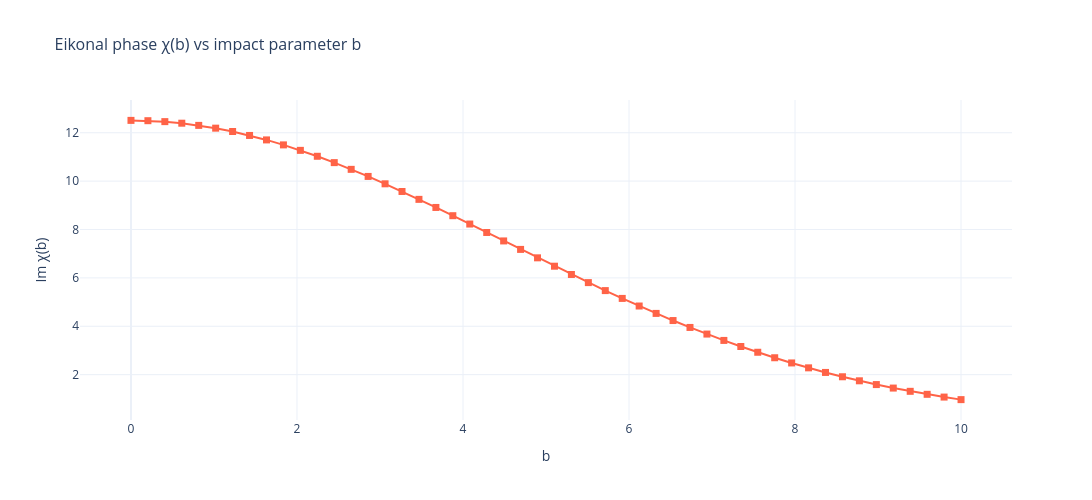

The cell this chart's notebook holds for it:
### Code cell
from tkinter import Grid
import plotly.graph_objects as go

chi_imag = np.imag(lst_chi)

fig = go.Figure()

fig.add_trace(
    go.Scatter(
        x=lst_b_integration, y=chi_imag,
        mode='lines+markers',
        name='Im χ(b)',
        marker=dict(symbol='square', size=7, color='tomato'),
        line=dict(color='tomato', width=2)
    )
)

fig.update_layout(
    title=dict(text="Eikonal phase χ(b) vs impact parameter b", font=dict(size=16)),
    xaxis_title="b",
    yaxis_title="Im χ(b)",
    template="plotly_white",
    height=500,
    width=1200
)

fig.show()

### Figure 1 — Plotly figure (JSON) as saved in the notebook; plotly's stock layout.template omitted (floating-point values rounded to 4 significant figures)
{"data": [{"line": {"color": "tomato", "width": 2}, "marker": {"color": "tomato", "size": 7, "symbol": "square"}, "mode": "lines+markers", "name": "Im χ(b)", "type": "scatter", "x": [0.0, 0.2041, 0.4082, 0.6122, 0.8163, 1.02, 1.224, 1.429, 1.633, 1.837, 2.041, 2.245, 2.449, 2.653, 2.857, 3.061, 3.265, 3.469, 3.673, 3.878, 4.082, 4.286, 4.49, 4.694, 4.898, 5.102, 5.306, 5.51, 5.714, 5.918, 6.122, 6.327, 6.531, 6.735, 6.939, 7.143, 7.347, 7.551, 7.755, 7.959, 8.163, 8.367, 8.571, 8.776, 8.98, 9.184, 9.388, 9.592, 9.796, 10.0], "y": [12.51, 12.5, 12.46, 12.39, 12.3, 12.19, 12.05, 11.89, 11.7, 11.5, 11.27, 11.03, 10.76, 10.49, 10.19, 9.889, 9.572, 9.246, 8.912, 8.571, 8.226, 7.877, 7.528, 7.178, 6.829, 6.483, 6.141, 5.805, 5.475, 5.152, 4.837, 4.532, 4.237, 3.952, 3.678, 3.415, 3.164, 2.926, 2.699, 2.484, 2.282, 2.091, 1.913, 1.746, 1.59, 1.445, 1.311, 1.187, 1.073, 0.9678]}], "layout": {"height": 500, "title": {"font": {"size": 16}, "text": "Eikonal phase χ(b) vs impact parameter b"}, "width": 1200, "xaxis": {"title": {"text": "b"}}, "yaxis": {"title": {"text": "Im χ(b)"}}}}
